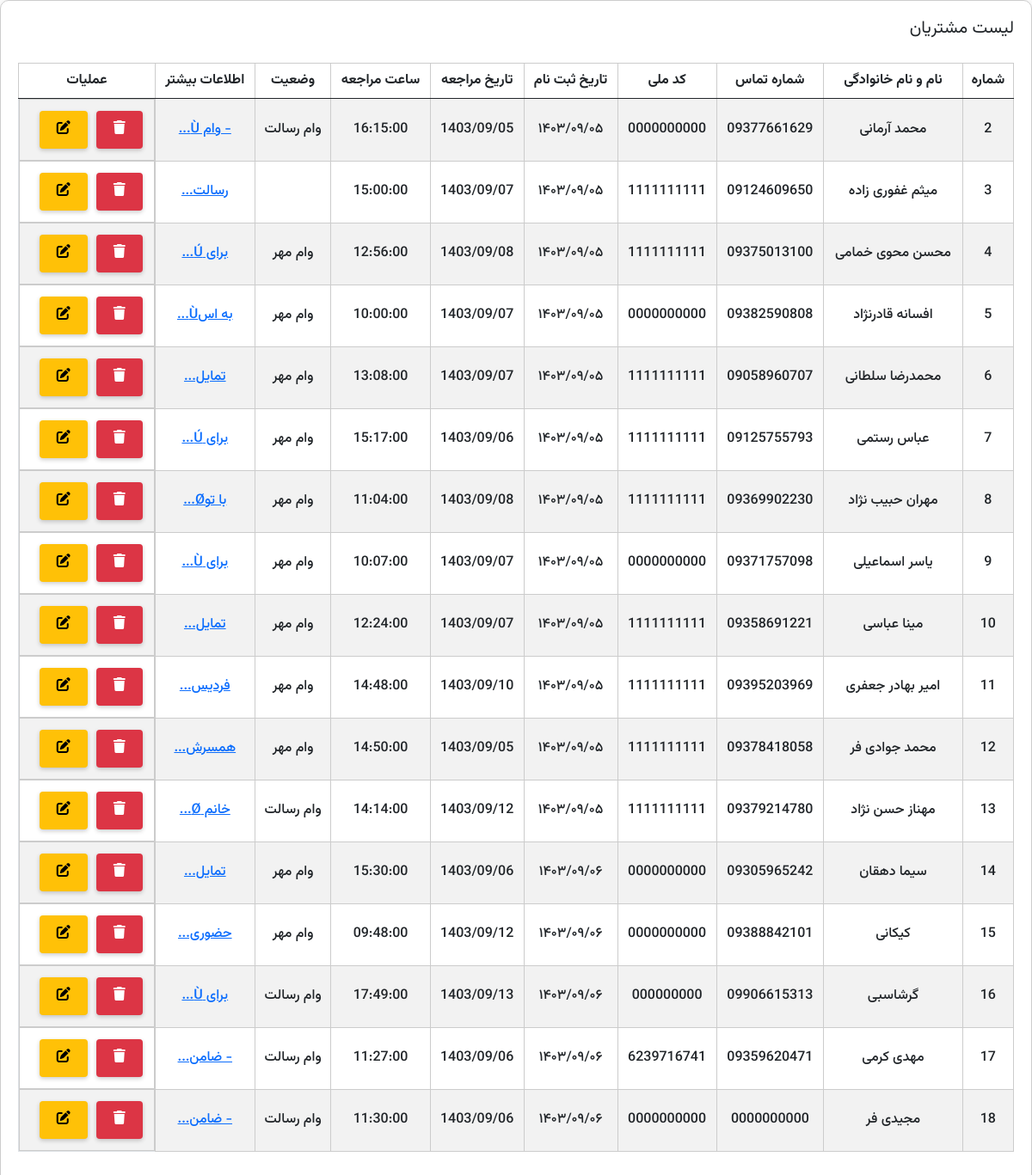
The page /view_customer.php on the database its author committed.
### tables this page shows
CREATE TABLE `customers` (
  `id` int(11) NOT NULL AUTO_INCREMENT,
  `full_name` varchar(255) NOT NULL,
  `phone_number` varchar(20) NOT NULL,
  `national_id` varchar(15) NOT NULL,
  `status` varchar(50) DEFAULT NULL,
  `consultation_status` varchar(50) DEFAULT NULL,
  `job` varchar(100) DEFAULT NULL,
  `additional_info` text DEFAULT NULL,
  `customer_image` text DEFAULT NULL,
  `registration_date` varchar(10) DEFAULT NULL,
  `registration_time` time DEFAULT NULL,
  `created_at` varchar(10) DEFAULT NULL,
  PRIMARY KEY (`id`)
);

### view_customer.php (the view, shortened to what this page needs)
<?php
include('header.php');
require 'connections.php';
$sql = "SELECT id, full_name, phone_number, national_id, status, consultation_status, job, additional_info, customer_image, registration_date, registration_time, created_at FROM customers";
$result = $conn->query($sql);
?>
<div class="container">
    <h1>لیست مشتریان</h1>
    <div class="table-responsive">
        <table class="table table-striped">
            <thead>
                <tr>
                    <th scope="col" class="text-center">شماره</th>
                    <th scope="col" class="text-center">نام و نام خانوادگی</th>
                    <th scope="col" class="text-center">شماره تماس</th>
                    <th scope="col" class="text-center">کد ملی</th>
                    <th scope="col" class="text-center">تاریخ ثبت نام</th>
                    <th scope="col" class="text-center">تاریخ مراجعه</th>
                    <th scope="col" class="text-center">ساعت مراجعه</th>
                    <th scope="col" class="text-center">وضعیت</th>
                    <th scope="col" class="text-center">اطلاعات بیشتر</th>
                    <th scope="col" class="text-center">عملیات</th>
                </tr>
            </thead>
            <tbody>
                <?php
                if ($result->num_rows > 0) {
                    while($row = $result->fetch_assoc()) {
                        $additionalInfo = (strlen($row["additional_info"]) > 10) ? substr($row["additional_info"], 0, 10) . '...' : $row["additional_info"];
                        echo "<tr>";
                        echo "<td scope='row' class='text-center align-middle'>" . $row["id"] . "</td>";
                        echo "<td class='text-center align-middle'>" . $row["full_name"] . "</td>";
                        echo "<td class='text-center align-middle'>" . $row["phone_number"] . "</td>";
                        echo "<td class='text-center align-middle'>" . $row["national_id"] . "</td>";
                        echo "<td class='text-center align-middle'>" . $row["created_at"] . "</td>";
                        echo "<td class='text-center align-middle'>" . $row["registration_date"] . "</td>";
                        echo "<td class='text-center align-middle'>" . $row["registration_time"] . "</td>";
                        echo "<td class='text-center align-middle'>" . $row["status"] . "</td>";
                        echo "<td class='text-center align-middle'>
                                <a href='#' data-toggle='modal' data-target='#modal" . $row["id"] . "'>" . nl2br($additionalInfo) . "</a>
                              </td>";
                              echo "<td class='text-center align-middle d-flex'>
                              <form method='POST' action='delete_customer_process.php'>
                                  <input type='hidden' name='id' value='" . $row["id"] . "'>
                                  <button type='submit' class='btn btn-danger' onclick='return confirm(\"آیا از حذف این مشتری اطمینان دارید؟\")'>
                                      <i class='fas fa-trash'></i>
                                  </button>
                              </form>
                              <form method='POST' id='editForm' action='app/controllers/customercontroller.php'>
                                  <input type='hidden' name='id' value='" . $row['id'] . "'>
                                  <button type='submit' class='btn btn-warning' onclick='return confirm(\"آیا از ویرایش مشتری با شناسه " . $row['id'] . " اطمینان دارید؟\")'>
                                      <i class='fas fa-edit'></i>
                                  </button>
                              </form>
                            </td>";
                      echo "</tr>";
                    }
                } else {
                    echo "<tr><td colspan='10' class='text-center'>هیچ مشتری موجود نیست</td></tr>";
                }
                ?>
            </tbody>
        </table>
    </div>
</div>

### header.php (shortened to what this page needs)
<!DOCTYPE html>
<html lang="fa">
<head>
    <link rel="stylesheet" href="/ata/css/bootstrap.min.css">
    <link rel="stylesheet" href="https://cdnjs.cloudflare.com/ajax/libs/font-awesome/6.0.0-beta3/css/all.min.css">
    <link rel="stylesheet" href="/ata/dist/jalalidatepicker.css" />
    <link rel="stylesheet" href="/ata/style.css">
</head>
<body>

### style.css (style rules this page uses)
body { direction: rtl; font-family: 'Vazirmatn', sans-serif; margin: 0; display: flex; height: 100vh; }
.container { max-width: 1200px; margin: 0 auto; padding: 20px; border: 1px solid #ccc; border-radius: 10px; box-shadow: 0 0 10px rgba(0, 0, 0, 0.1); width: 100%; height: fit-content; }
.btn { display: inline-block; padding: 10px 20px; font-weight: bold; text-align: center; text-decoration: none; transition: all 0.3s ease; margin: 5px; background-size: cover; background-position: center; background-repeat: no-repeat; cursor: pointer; box-shadow: 0 2px 5px rgba(0, 0, 0, 0.2); border:0px; }
table { width: 100%; border-collapse: collapse; margin-top: 20px; }
table, th, td { border: 1px solid #ccc; }
th, td { padding: 10px; text-align: center; }
th { background-color: #f8f8f8; }
button { display: inline-block; padding: 10px 20px; background-color: #28a745; color: #fff; border: none; border-radius: 5px; cursor: pointer; }
h1 { font-size:20px ; }

### rows shown on the page
customers: id "2", full_name "محمد آرمانی", phone_number "09377661629", national "0000000000", created_at "۱۴۰۳/۰۹/۰۵", registration_date "1403/09/05", registration_time "16:15:00", status "وام رسالت", additional_info "- وام Ù..."
customers: id "3", full_name "میثم غفوری زاده", phone_number "09124609650", national "1111111111", created_at "۱۴۰۳/۰۹/۰۵", registration_date "1403/09/07", registration_time "15:00:00", additional_info "رسالت..."
customers: id "4", full_name "محسن محوی خمامی", phone_number "09375013100", national "1111111111", created_at "۱۴۰۳/۰۹/۰۵", registration_date "1403/09/08", registration_time "12:56:00", status "وام مهر", additional_info "برای Ú..."
customers: id "5", full_name "افسانه قادرنژاد", phone_number "09382590808", national "0000000000", created_at "۱۴۰۳/۰۹/۰۵", registration_date "1403/09/07", registration_time "10:00:00", status "وام مهر", additional_info "به اسÙ..."
customers: id "6", full_name "محمدرضا سلطانی", phone_number "09058960707", national "1111111111", created_at "۱۴۰۳/۰۹/۰۵", registration_date "1403/09/07", registration_time "13:08:00", status "وام مهر", additional_info "تمایل..."
customers: id "7", full_name "عباس رستمی", phone_number "09125755793", national "1111111111", created_at "۱۴۰۳/۰۹/۰۵", registration_date "1403/09/06", registration_time "15:17:00", status "وام مهر", additional_info "برای Ú..."
customers: id "8", full_name "مهران حبیب نژاد", phone_number "09369902230", national "1111111111", created_at "۱۴۰۳/۰۹/۰۵", registration_date "1403/09/08", registration_time "11:04:00", status "وام مهر", additional_info "با توØ..."
customers: id "9", full_name "یاسر اسماعیلی", phone_number "09371757098", national "0000000000", created_at "۱۴۰۳/۰۹/۰۵", registration_date "1403/09/07", registration_time "10:07:00", status "وام مهر", additional_info "برای Ù..."
customers: id "10", full_name "مینا عباسی", phone_number "09358691221", national "1111111111", created_at "۱۴۰۳/۰۹/۰۵", registration_date "1403/09/07", registration_time "12:24:00", status "وام مهر", additional_info "تمایل..."
customers: id "11", full_name "امیر بهادر جعفری", phone_number "09395203969", national "1111111111", created_at "۱۴۰۳/۰۹/۰۵", registration_date "1403/09/10", registration_time "14:48:00", status "وام مهر", additional_info "فردیس..."
customers: id "12", full_name "محمد جوادی فر", phone_number "09378418058", national "1111111111", created_at "۱۴۰۳/۰۹/۰۵", registration_date "1403/09/05", registration_time "14:50:00", status "وام مهر", additional_info "همسرش..."
customers: id "13", full_name "مهناز حسن نژاد", phone_number "09379214780", national "1111111111", created_at "۱۴۰۳/۰۹/۰۵", registration_date "1403/09/12", registration_time "14:14:00", status "وام رسالت", additional_info "خانم Ø..."
customers: id "14", full_name "سیما دهقان", phone_number "09305965242", national "0000000000", created_at "۱۴۰۳/۰۹/۰۶", registration_date "1403/09/06", registration_time "15:30:00", status "وام مهر", additional_info "تمایل..."
customers: id "15", full_name "کیکانی", phone_number "09388842101", national "0000000000", created_at "۱۴۰۳/۰۹/۰۶", registration_date "1403/09/12", registration_time "09:48:00", status "وام مهر", additional_info "حضوری..."
customers: id "16", full_name "گرشاسبی", phone_number "09906615313", national "000000000", created_at "۱۴۰۳/۰۹/۰۶", registration_date "1403/09/13", registration_time "17:49:00", status "وام رسالت", additional_info "برای Ù..."
customers: id "17", full_name "مهدی کرمی", phone_number "09359620471", national "6239716741", created_at "۱۴۰۳/۰۹/۰۶", registration_date "1403/09/06", registration_time "11:27:00", status "وام رسالت", additional_info "- ضامن..."
customers: id "18", full_name "مجیدی فر", phone_number "0000000000", national "0000000000", created_at "۱۴۰۳/۰۹/۰۶", registration_date "1403/09/06", registration_time "11:30:00", status "وام رسالت", additional_info "- ضامن..."
